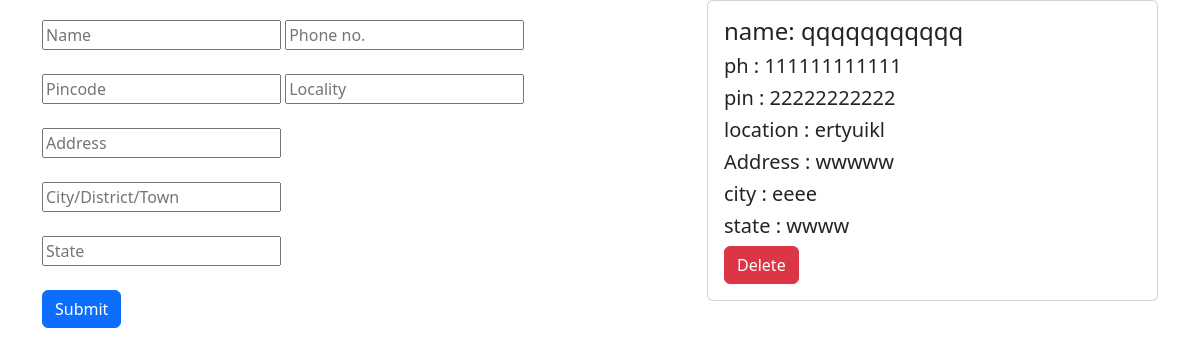
Page /adrs (signed in) on the earlier database version.
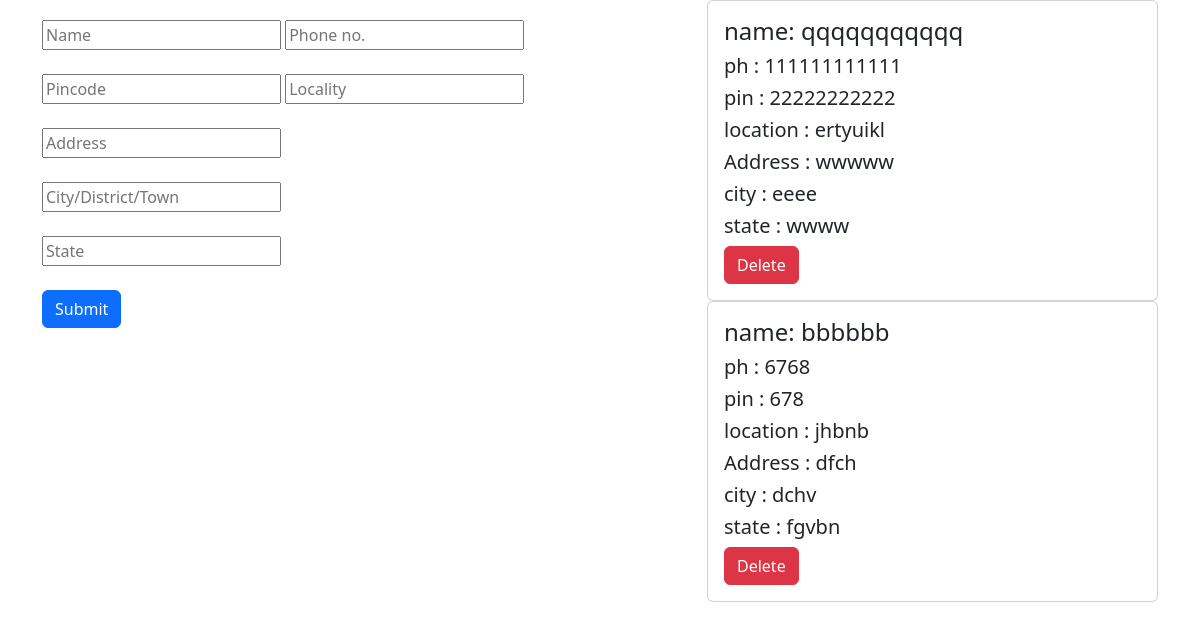
Same page on the later database version.
### app/models.py (models this page shows)
class Address(models.Model):
    user=models.ForeignKey(User,on_delete=models.CASCADE)
    name=models.TextField()
    phn=models.IntegerField()
    pin=models.IntegerField()
    loc=models.TextField()
    adrs=models.TextField()
    city=models.TextField()
    state=models.TextField()

### app/views.py (the view)
# urls.py: path('adrs',views.addrs),
def addrs(req):
    if 'user' in req.session:
        user=User.objects.get(username=req.session['user'])
        data1=Address.objects.filter(user=user)
        if req.method == 'POST':
            user=User.objects.get(username=req.session['user'])
            name=req.POST['name']
            phn=req.POST['phn']
            pin=req.POST['pin']
            loc=req.POST['loc']
            adrs=req.POST['adrs']
            city=req.POST['city']
            state=req.POST['state']
            data=Address.objects.create(user=user,name=name,phn=phn,pin=pin,loc=loc,adrs=adrs,city=city,state=state)
            data.save()
            return redirect(addrs)
        else:
            return render(req,'user/adrs.html',{'data1':data1})
    else:
        return render(req,"user/userprf.html")

### templates/user/adrs.html (shortened to what this page needs)
<!DOCTYPE html>
<html lang="en">
<head>
    {% load static %}
    <link href="https://cdn.jsdelivr.net/npm/bootstrap@5.3.3/dist/css/bootstrap.min.css" rel="stylesheet">
</head>
<body>
    <div class="container"  >
        <div class="row">
            <div class="col-lg-7" id="usrdiv5">
                <div class="row" style="margin-top: 20px;">
                  <form action="" method="post">
                    <input type="text" placeholder="Name"  name="name" value="">
                    <input type="number" placeholder="Phone no." name="phn" value=""><br><br>
                    <input type="number" placeholder="Pincode" name="pin" value="">
                    <input type="text" name="loc" id="" placeholder="Locality" ><br><br>
                    <input type="text" name="adrs" id="" placeholder="Address"><br><br>
                    <input type="text" name="city" id="" placeholder="City/District/Town"><br><br>
                    <input type="text" name="state" id="" placeholder="State"><br><br>
                      <button type="submit" class="btn btn-primary  btn1">Submit</button>
                </form>
                </div>
              </div>
              <div class="col-lg-5">
                {% for i in data1 %}
                <div class="card">
                  <div class="card-body">
                      <h4 class="card-title"> name: {{i.name}}</h4>
                      <h5 class="card-text"> ph : {{i.phn}}</h5>
                      <h5 class="card-text">pin : {{i.pin}}</h5>
                      <h5 class="card-text">location : {{i.loc}}</h5>
                      <h5 class="card-text">Address : {{i.adrs}}</h5>
                      <h5 class="card-text">city : {{i.city}}</h5>
                      <h5 class="card-text">state : {{i.state}}</h5>
                      <a href="delete_address/{{i.pk}}" class="btn btn-danger">Delete</a>
                  </div>
                </div>
                {% endfor %}
              </div>
            </div>
        </div>
</body>
</html>

Differences in the rows shown:
added Address: name "bbbbbb", phn "6768", pin "678", loc "jhbnb", adrs "dfch", city "dchv", state "fgvbn"
